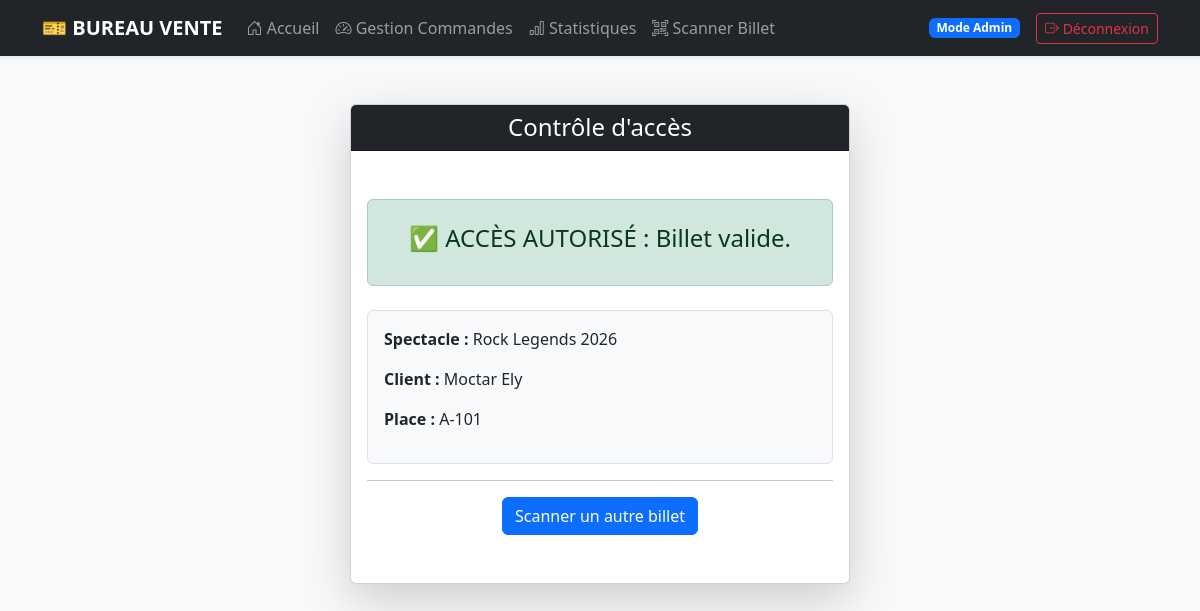
Screenshot of /scanner_billet.php?id=1 (signed in) with the database file from the repository.
### tables this page shows
CREATE TABLE Billet(
   Id_Billet INT AUTO_INCREMENT PRIMARY KEY,
   Prix_Final DECIMAL(8,2) NOT NULL, 
   Place VARCHAR(50) NOT NULL,
   Id_Commande INT NOT NULL,
   Id_Spectacle INT NOT NULL,
   FOREIGN KEY(Id_Commande) REFERENCES Commande(Id_Commande),
   FOREIGN KEY(Id_Spectacle) REFERENCES Spectacle(Id_Spectacle)
);

CREATE TABLE Commande(
   Id_Commande INT AUTO_INCREMENT PRIMARY KEY,
   Date_Commande DATETIME NOT NULL DEFAULT CURRENT_TIMESTAMP,
   Annule BOOLEAN NOT NULL DEFAULT FALSE,
   Id_Client INT NOT NULL,
   FOREIGN KEY(Id_Client) REFERENCES Client(Id_Client)
);

CREATE TABLE Spectacle(
   Id_Spectacle INT AUTO_INCREMENT PRIMARY KEY,
   Titre VARCHAR(200) NOT NULL,
   Date_Spectacle DATETIME NOT NULL,
   Prix_Base DECIMAL(8,2) NOT NULL,
   Id_Artist INT NOT NULL,
   Id_Lieu INT NOT NULL,
   FOREIGN KEY(Id_Artist) REFERENCES Artist(Id_Artist),
   FOREIGN KEY(Id_Lieu) REFERENCES Lieu(Id_Lieu)
);

CREATE TABLE Client(
   Id_Client INT AUTO_INCREMENT PRIMARY KEY,
   Nom_Client VARCHAR(200) NOT NULL,
   Email VARCHAR(150) NOT NULL UNIQUE
);

### scanner_billet.php (the view, shortened to what this page needs)
<?php
require_once 'db.php';
$message = "";
$status = "info";
$billet_info = null;
if (isset($_GET['id']) && !empty($_GET['id'])) {
    $id_billet = $_GET['id'];
    try {
        $sql = "SELECT b.*, s.Titre, c.Nom_Client, co.Annule
                FROM Billet b
                JOIN Spectacle s ON b.Id_Spectacle = s.Id_Spectacle
                JOIN Commande co ON b.Id_Commande = co.Id_Commande
                JOIN Client c ON co.Id_Client = c.Id_Client
                WHERE b.Id_Billet = ?";
        $stmt = $pdo->prepare($sql);
        $stmt->execute([$id_billet]);
        $billet_info = $stmt->fetch();
        if (!$billet_info) {
            $message = "❌ ERREUR : Billet invalide ou introuvable.";
            $status = "danger";
        } elseif ($billet_info['Annule'] == 1) {
            $message = "⚠️ ATTENTION : Ce billet appartient à une commande ANNULÉE.";
            $status = "warning";
        } else {
            $message = "✅ ACCÈS AUTORISÉ : Billet valide.";
            $status = "success";
        }
    } catch (PDOException $e) {
        $message = "Erreur SQL : " . $e->getMessage();
        $status = "danger";
    }
}
?>
<!DOCTYPE html>
<html lang="fr">
<head>
    <link rel="stylesheet" href="https://cdn.jsdelivr.net/npm/bootstrap@5.3.0/dist/css/bootstrap.min.css">
    <link rel="stylesheet" href="https://cdn.jsdelivr.net/npm/bootstrap-icons@1.10.0/font/bootstrap-icons.css">
</head>
<body class="bg-light">
    <?php include 'navbar.php'; ?>
    <div class="container mt-5 text-center">
        <div class="card shadow-lg mx-auto" style="max-width: 500px;">
            <div class="card-header bg-dark text-white">
                <h4 class="mb-0">Contrôle d'accès</h4>
            </div>
            <div class="card-body py-5">
                <?php if (!empty($message)): ?>
                    <div class="alert alert-<?= $status ?> mb-4 py-4">
                        <h4><?= $message ?></h4>
                    </div>
                    <?php if ($billet_info && $status === 'success'): ?>
                        <div class="text-start p-3 bg-light border rounded mb-3">
                            <p><strong>Spectacle :</strong> <?= htmlspecialchars($billet_info['Titre']) ?></p>
                            <p><strong>Client :</strong> <?= htmlspecialchars($billet_info['Nom_Client']) ?></p>
                            <p><strong>Place :</strong> <?= htmlspecialchars($billet_info['Place']) ?></p>
                        </div>
                    <?php endif; ?>
                    <hr>
                    <a href="scanner_billet.php" class="btn btn-primary">Scanner un autre billet</a>
                <?php endif; ?>
            </div>
        </div>
    </div>
</body>
</html>

### rows the page displays
billet: Id_Commande.Annule "✅ ACCÈS AUTORISÉ : Billet valide.", Id_Spectacle.Titre "Rock Legends 2026", client.Nom_Client "Moctar Ely", Place "A-101"
